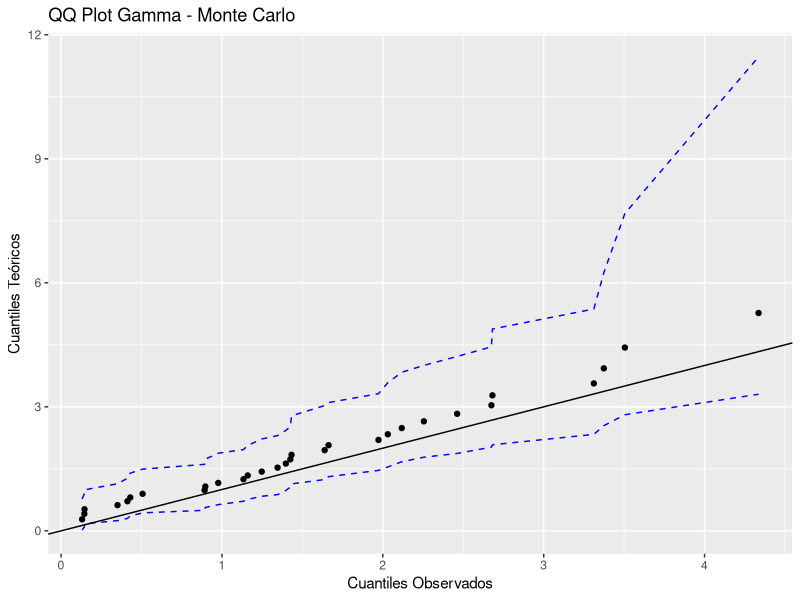
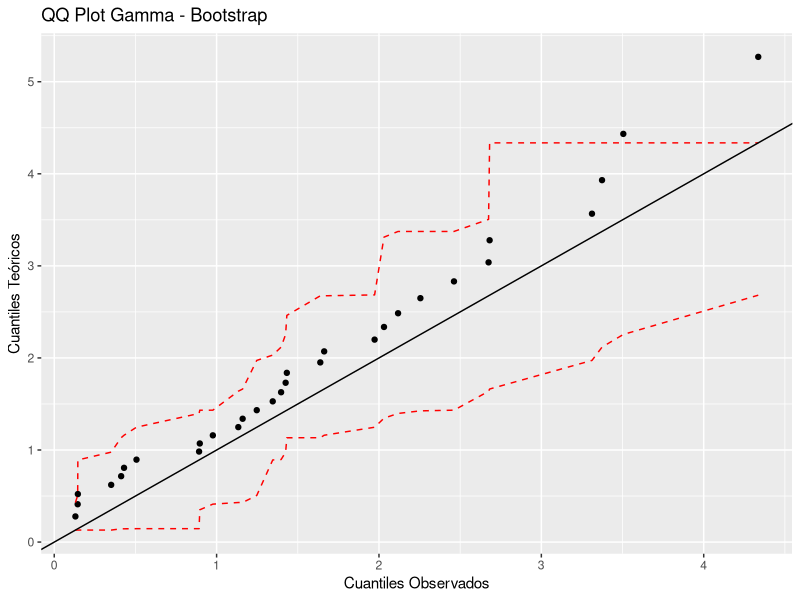
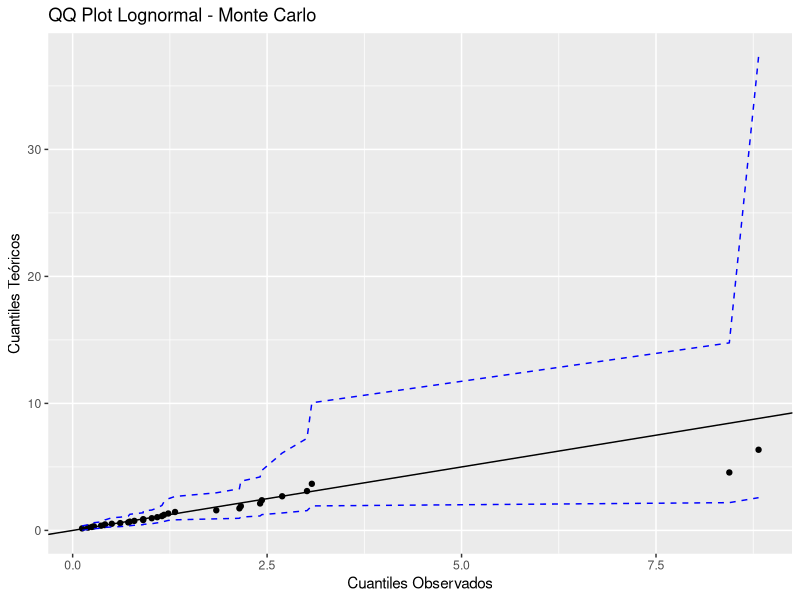
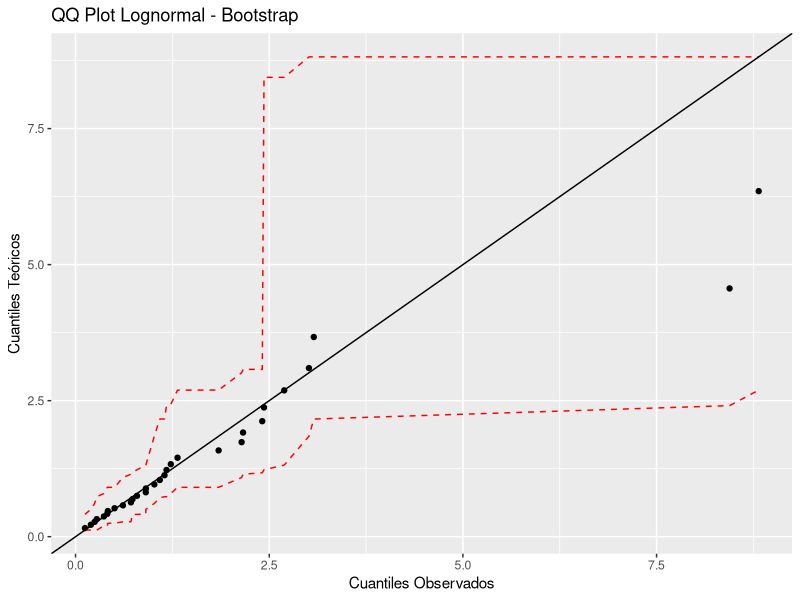

Generate these figures, in order, with R:
# Alternativa Monte Carlo y Bootstrap para Pruebas de Bondad de Ajuste en Gráficos QQ

set.seed(123)
library(ggplot2)

# Parámetros
n <- 30
M <- 1000
B <- 1000
alpha <- 0.01

# Funciones para generar cuantiles teóricos
qq_theoretical <- function(data, dist = "gamma") {
    n <- length(data)
    sorted_data <- sort(data)
    if (dist == "gamma") {
        shape <- 2
        rate <- 1
        return(qgamma((1:n)/(n + 1), shape=shape, rate=rate))
    } else if (dist == "lnorm") {
        meanlog <- 0
        sdlog <- 1
        return(qlnorm((1:n)/(n + 1), meanlog=meanlog, sdlog=sdlog))
    }
}

# Alternativa Monte Carlo
monte_carlo_bands <- function(data, dist, M, alpha) {
    n <- length(data)
    theoretical <- qq_theoretical(data, dist)
    mc_quantiles <- matrix(0, nrow=M, ncol=n)
    
    for(i in 1:M) {
        if(dist == "gamma"){
            sim <- rgamma(n, shape=2, rate=1)
        } else if(dist == "lnorm"){
            sim <- rlnorm(n, meanlog=0, sdlog=1)
        }
        mc_quantiles[i, ] <- sort(sim)
    }
    
    lower <- apply(mc_quantiles, 2, quantile, probs=alpha/2)
    upper <- apply(mc_quantiles, 2, quantile, probs=1 - alpha/2)
    return(data.frame(theoretical, lower, upper))
}

# Alternativa Bootstrap
bootstrap_bands <- function(data, dist, B, alpha) {
    n <- length(data)
    sorted_data <- sort(data)
    bootstrap_quantiles <- matrix(0, nrow=B, ncol=n)
    
    for(i in 1:B) {
        indices <- sample(1:n, size=n, replace=TRUE)
        sample_data <- data[indices]
        bootstrap_quantiles[i, ] <- sort(sample_data)
    }
    
    lower <- apply(bootstrap_quantiles, 2, quantile, probs=alpha/2)
    upper <- apply(bootstrap_quantiles, 2, quantile, probs=1 - alpha/2)
    theoretical <- qq_theoretical(data, dist)
    return(data.frame(theoretical, lower, upper))
}

# Simulación para Gamma
sample_gamma <- rgamma(n, shape=2, rate=1)
qq_data_gamma <- data.frame(
    observed = sort(sample_gamma),
    theoretical = qq_theoretical(sample_gamma, "gamma")
)

mc_bands_gamma <- monte_carlo_bands(sample_gamma, "gamma", M, alpha)
bootstrap_bands_gamma <- bootstrap_bands(sample_gamma, "gamma", B, alpha)

# Gráfico QQ con Monte Carlo
ggplot(qq_data_gamma, aes(x=observed, y=theoretical)) +
    geom_point() +
    geom_line(aes(y=mc_bands_gamma$lower), linetype="dashed", color="blue") +
    geom_line(aes(y=mc_bands_gamma$upper), linetype="dashed", color="blue") +
    geom_abline(intercept=0, slope=1) +
    labs(title="QQ Plot Gamma - Monte Carlo", x="Cuantiles Observados", y="Cuantiles Teóricos")

# Gráfico QQ con Bootstrap
ggplot(qq_data_gamma, aes(x=observed, y=theoretical)) +
    geom_point() +
    geom_line(aes(y=bootstrap_bands_gamma$lower), linetype="dashed", color="red") +
    geom_line(aes(y=bootstrap_bands_gamma$upper), linetype="dashed", color="red") +
    geom_abline(intercept=0, slope=1) +
    labs(title="QQ Plot Gamma - Bootstrap", x="Cuantiles Observados", y="Cuantiles Teóricos")

# Simulación para Lognormal
sample_lnorm <- rlnorm(n, meanlog=0, sdlog=1)
qq_data_lnorm <- data.frame(
    observed = sort(sample_lnorm),
    theoretical = qq_theoretical(sample_lnorm, "lnorm")
)

mc_bands_lnorm <- monte_carlo_bands(sample_lnorm, "lnorm", M, alpha)
bootstrap_bands_lnorm <- bootstrap_bands(sample_lnorm, "lnorm", B, alpha)

# Gráfico QQ con Monte Carlo
ggplot(qq_data_lnorm, aes(x=observed, y=theoretical)) +
    geom_point() +
    geom_line(aes(y=mc_bands_lnorm$lower), linetype="dashed", color="blue") +
    geom_line(aes(y=mc_bands_lnorm$upper), linetype="dashed", color="blue") +
    geom_abline(intercept=0, slope=1) +
    labs(title="QQ Plot Lognormal - Monte Carlo", x="Cuantiles Observados", y="Cuantiles Teóricos")

# Gráfico QQ con Bootstrap
ggplot(qq_data_lnorm, aes(x=observed, y=theoretical)) +
    geom_point() +
    geom_line(aes(y=bootstrap_bands_lnorm$lower), linetype="dashed", color="red") +
    geom_line(aes(y=bootstrap_bands_lnorm$upper), linetype="dashed", color="red") +
    geom_abline(intercept=0, slope=1) +
    labs(title="QQ Plot Lognormal - Bootstrap", x="Cuantiles Observados", y="Cuantiles Teóricos")